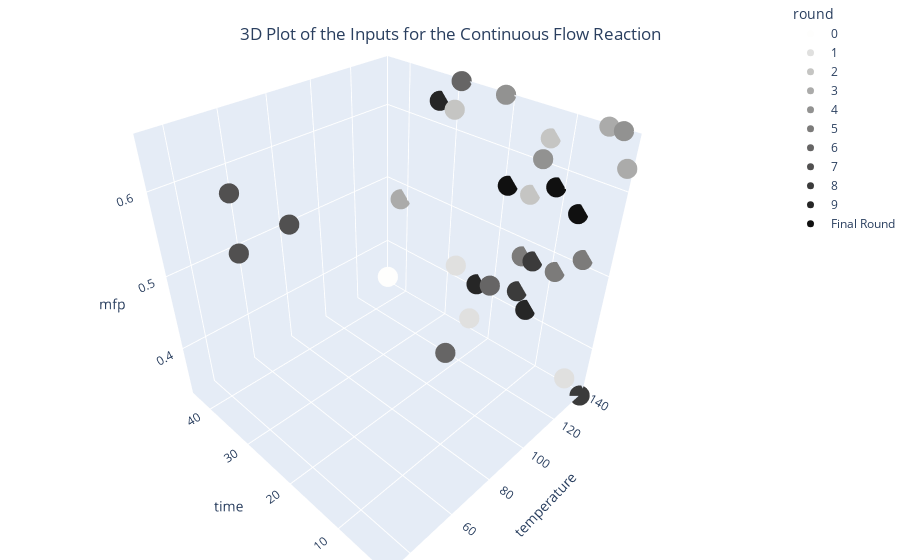
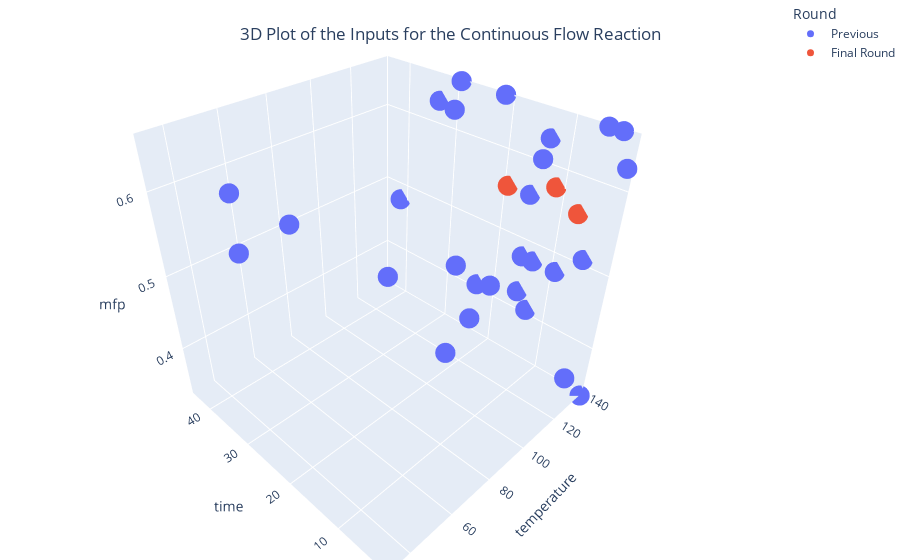

The notebook cell these images were saved under, in order:
### Code cell
#convert csv into df

#df of reaction data
df = pd.read_csv('reaction.csv')

#Create a df to plot points 

#turn all pending data to NaN
df = df.replace('PENDING',pd.NaT)
#delete all the NaN data points 
df = df.dropna(axis=0)


#turn data from string to numeric (the pending made them strings)
df['production_rate_(g/hr)'] = df['production_rate_(g/hr)'].apply(pd.to_numeric)
df['yield'] = df['yield'].apply(pd.to_numeric)
#df['round'] = df['round'].apply(pd.to_numeric)
df = df.sort_values(by='round', ascending=True)

#print(df.iloc[10,6])
#length of results
results_length = []
#loop through all results (-1 means it is a result)
for i in range(len(df['priority']==-1)):
    results_length.append(i)
#max value of yield and production
max_value_yield = df['yield'].max()
max_value_production_rate = df['production_rate_(g/hr)'].max()

#convert to numpy array for plotting in plotly
pareto_x = df['yield'].to_numpy()
pareto_y =df['production_rate_(g/hr)'].to_numpy()


################################
fig_3d = px.scatter_3d(data_frame=df, x='temperature', y='time', z='mfp', color = 'round', hover_name = 'yield', hover_data = ['yield'],color_continuous_scale=px.colors.sequential.Greys,color_discrete_sequence= px.colors.sequential.gray_r)
fig_3d.update_traces(marker=dict(size=7))
fig_3d.update_layout(
    scene = dict(
        xaxis=dict(nticks=6,range=[140,30]),
        yaxis=dict(nticks=6,range=[45,1]),
        zaxis=dict(nticks=6,range=[0.33,0.66])
    ),
    title={
        'text': "3D Plot of the Inputs for the Continuous Flow Reaction",
        'y':0.9,
        'x':0.5,
        'xanchor': 'center',
        'yanchor': 'top'},
        title_y=0.95,
        margin=dict(l=0,r=0,b=0,t=1)
        )   
fig_3d.show() 

fig_3d.write_html("plots/3d_plots/final_round/3d_final_round.html")
if not os.path.exists("plots/3d_plots/final_round"):
    os.mkdir("plots/3d_plots/final_round")
for i in range(0,100):
    if not os.path.exists("plots/3d_plots/final_round/3d_final_round{}.png".format(i)):
        fig_3d.write_image("plots/3d_plots/final_round/3d_final_round{}.png".format(i))
        break
    else:
        print('iteration {} already exists'.format(i))


fig_3d_total = px.scatter_3d(data_frame=df, x='temperature', y='time', z='mfp', color = 'Round', hover_name = 'yield', hover_data = ['yield'],
)#color_continuous_scale=px.colors.sequential.Greys,color_discrete_sequence= px.colors.sequential.gray_r)
#fig_3d_total.add_trace((go.Scatter(df,x='temperature', y='time',z='mfp', name= 'Current Round',)))
fig_3d_total.update_traces(marker=dict(size=7))
#fig_3d_total.update_yaxes(range=[1,45])
#fig_3d_total.update_xaxes(range=[30,140])
fig_3d_total.update_layout(
    scene = dict(
        xaxis=dict(nticks=6,range=[140,30]),
        yaxis=dict(nticks=6,range=[45,1]),
        zaxis=dict(nticks=6,range=[0.33,0.66])
    ),
    title={
        'text': "3D Plot of the Inputs for the Continuous Flow Reaction",
        'y':0.9,
        'x':0.5,
        'xanchor': 'center',
        'yanchor': 'top'},
        title_y=0.95,
        margin=dict(l=0,r=0,b=0,t=1)
        )   
fig_3d_total.show() 


if not os.path.exists("plots/3d_plots"):
    os.mkdir("plots/3d_plots")
for i in range(0,100):
    if not os.path.exists("plots/3d_plots/3d_fig{}.png".format(i)):
        fig_3d_total.write_image("plots/3d_plots/3d_fig{}.png".format(i))
        break
    else:
        print('iteration {} already exists'.format(i))

### Figure 1 — Plotly figure (JSON) as saved in the notebook; plotly's stock layout.template omitted (floating-point values rounded to 4 significant figures)
{"data": [{"customdata": [[17.78], [15.23], [13.92], [13.21]], "hovertemplate": "<b>%{hovertext}</b><br><br>round=0<br>temperature=%{x}<br>time=%{y}<br>mfp=%{z}<br>yield=%{customdata[0]}<extra></extra>", "hovertext": [17.78, 15.23, 13.92, 13.21], "legendgroup": "0", "marker": {"color": "rgb(254, 254, 253)", "size": 7, "symbol": "circle"}, "mode": "markers", "name": "0", "scene": "scene", "showlegend": true, "type": "scatter3d", "x": [85, 85, 85, 85], "y": [23, 23, 23, 23], "z": [0.5, 0.5, 0.5, 0.5]}, {"customdata": [[77.16], [21.22], [56.93]], "hovertemplate": "<b>%{hovertext}</b><br><br>round=1<br>temperature=%{x}<br>time=%{y}<br>mfp=%{z}<br>yield=%{customdata[0]}<extra></extra>", "hovertext": [77.16, 21.22, 56.93], "legendgroup": "1", "marker": {"color": "rgb(224, 224, 223)", "size": 7, "symbol": "circle"}, "mode": "markers", "name": "1", "scene": "scene", "showlegend": true, "type": "scatter3d", "x": [135, 132, 123], "y": [23, 3, 23], "z": [0.36, 0.36, 0.46]}, {"customdata": [[87.6], [70.98], [67.86]], "hovertemplate": "<b>%{hovertext}</b><br><br>round=2<br>temperature=%{x}<br>time=%{y}<br>mfp=%{z}<br>yield=%{customdata[0]}<extra></extra>", "hovertext": [87.6, 70.98, 67.86], "legendgroup": "2", "marker": {"color": "rgb(197, 197, 195)", "size": 7, "symbol": "circle"}, "mode": "markers", "name": "2", "scene": "scene", "showlegend": true, "type": "scatter3d", "x": [135, 138, 138], "y": [29, 13, 15], "z": [0.63, 0.63, 0.56]}, {"customdata": [[81.59], [41.12], [9.252]], "hovertemplate": "<b>%{hovertext}</b><br><br>round=3<br>temperature=%{x}<br>time=%{y}<br>mfp=%{z}<br>yield=%{customdata[0]}<extra></extra>", "hovertext": [81.59, 41.12, 9.252], "legendgroup": "3", "marker": {"color": "rgb(171, 171, 170)", "size": 7, "symbol": "circle"}, "mode": "markers", "name": "3", "scene": "scene", "showlegend": true, "type": "scatter3d", "x": [138, 138, 135], "y": [41, 5, 1], "z": [0.48, 0.66, 0.63]}, {"customdata": [[85.86], [26.38], [62.9]], "hovertemplate": "<b>%{hovertext}</b><br><br>round=4<br>temperature=%{x}<br>time=%{y}<br>mfp=%{z}<br>yield=%{customdata[0]}<extra></extra>", "hovertext": [85.86, 26.38, 62.9], "legendgroup": "4", "marker": {"color": "rgb(146, 146, 145)", "size": 7, "symbol": "circle"}, "mode": "markers", "name": "4", "scene": "scene", "showlegend": true, "type": "scatter3d", "x": [138, 138, 135], "y": [21, 3, 13], "z": [0.66, 0.66, 0.61]}, {"customdata": [[32.96], [66.05], [51.14]], "hovertemplate": "<b>%{hovertext}</b><br><br>round=5<br>temperature=%{x}<br>time=%{y}<br>mfp=%{z}<br>yield=%{customdata[0]}<extra></extra>", "hovertext": [32.96, 66.05, 51.14], "legendgroup": "5", "marker": {"color": "rgb(124, 123, 122)", "size": 7, "symbol": "circle"}, "mode": "markers", "name": "5", "scene": "scene", "showlegend": true, "type": "scatter3d", "x": [138, 138, 138], "y": [5, 15, 9], "z": [0.51, 0.48, 0.48]}, {"customdata": [[86.31], [1.61], [1.73]], "hovertemplate": "<b>%{hovertext}</b><br><br>round=6<br>temperature=%{x}<br>time=%{y}<br>mfp=%{z}<br>yield=%{customdata[0]}<extra></extra>", "hovertext": [86.31, 1.61, 1.73], "legendgroup": "6", "marker": {"color": "rgb(102, 101, 101)", "size": 7, "symbol": "circle"}, "mode": "markers", "name": "6", "scene": "scene", "showlegend": true, "type": "scatter3d", "x": [138, 75, 51], "y": [29, 3, 1], "z": [0.66, 0.58, 0.56]}, {"customdata": [[8.49], [6.1], [5.62]], "hovertemplate": "<b>%{hovertext}</b><br><br>round=7<br>temperature=%{x}<br>time=%{y}<br>mfp=%{z}<br>yield=%{customdata[0]}<extra></extra>", "hovertext": [8.49, 6.1, 5.62], "legendgroup": "7", "marker": {"color": "rgb(81, 80, 80)", "size": 7, "symbol": "circle"}, "mode": "markers", "name": "7", "scene": "scene", "showlegend": true, "type": "scatter3d", "x": [63, 54, 45], "y": [33, 41, 35], "z": [0.56, 0.51, 0.61]}, {"customdata": [[73.57], [62.52], [10.32]], "hovertemplate": "<b>%{hovertext}</b><br><br>round=8<br>temperature=%{x}<br>time=%{y}<br>mfp=%{z}<br>yield=%{customdata[0]}<extra></extra>", "hovertext": [73.57, 62.52, 10.32], "legendgroup": "8", "marker": {"color": "rgb(59, 59, 59)", "size": 7, "symbol": "circle"}, "mode": "markers", "name": "8", "scene": "scene", "showlegend": true, "type": "scatter3d", "x": [138, 138, 138], "y": [15, 13, 1], "z": [0.43, 0.48, 0.33]}, {"customdata": [[90.24], [77.41], [69.79]], "hovertemplate": "<b>%{hovertext}</b><br><br>round=9<br>temperature=%{x}<br>time=%{y}<br>mfp=%{z}<br>yield=%{customdata[0]}<extra></extra>", "hovertext": [90.24, 77.41, 69.79], "legendgroup": "9", "marker": {"color": "rgb(38, 38, 38)", "size": 7, "symbol": "circle"}, "mode": "markers", "name": "9", "scene": "scene", "showlegend": true, "type": "scatter3d", "x": [138, 138, 138], "y": [33, 23, 13], "z": [0.63, 0.41, 0.41]}, {"customdata": [[64.76], [76.14], [49.38]], "hovertemplate": "<b>%{hovertext}</b><br><br>round=Final Round<br>temperature=%{x}<br>time=%{y}<br>mfp=%{z}<br>yield=%{customdata[0]}<extra></extra>", "hovertext": [64.76, 76.14, 49.38], "legendgroup": "Final Round", "marker": {"color": "rgb(16, 16, 16)", "size": 7, "symbol": "circle"}, "mode": "markers", "name": "Final Round", "scene": "scene", "showlegend": true, "type": "scatter3d", "x": [138, 138, 138], "y": [11, 19, 7], "z": [0.58, 0.56, 0.56]}], "layout": {"legend": {"title": {"text": "round"}, "tracegroupgap": 0}, "margin": {"b": 0, "l": 0, "r": 0, "t": 1}, "scene": {"domain": {"x": [0, 1], "y": [0, 1]}, "xaxis": {"nticks": 6, "range": [140, 30], "title": {"text": "temperature"}}, "yaxis": {"nticks": 6, "range": [45, 1], "title": {"text": "time"}}, "zaxis": {"nticks": 6, "range": [0.33, 0.66], "title": {"text": "mfp"}}}, "title": {"text": "3D Plot of the Inputs for the Continuous Flow Reaction", "x": 0.5, "xanchor": "center", "y": 0.95, "yanchor": "top"}}}

### Figure 2 — Plotly figure (JSON) as saved in the notebook; plotly's stock layout.template omitted (floating-point values rounded to 4 significant figures)
{"data": [{"customdata": [[17.78], [15.23], [13.92], [13.21], [77.16], [21.22], [56.93], [87.6], [70.98], [67.86], [81.59], [41.12], [9.252], [85.86], [26.38], [62.9], [32.96], [66.05], [51.14], [86.31], [1.61], [1.73], [8.49], [6.1], [5.62], [73.57], [62.52], [10.32], [90.24], [77.41], [69.79]], "hovertemplate": "<b>%{hovertext}</b><br><br>Round=Previous<br>temperature=%{x}<br>time=%{y}<br>mfp=%{z}<br>yield=%{customdata[0]}<extra></extra>", "hovertext": [17.78, 15.23, 13.92, 13.21, 77.16, 21.22, 56.93, 87.6, 70.98, 67.86, 81.59, 41.12, 9.252, 85.86, 26.38, 62.9, 32.96, 66.05, 51.14, 86.31, 1.61, 1.73, 8.49, 6.1, 5.62, 73.57, 62.52, 10.32, 90.24, 77.41, 69.79], "legendgroup": "Previous", "marker": {"color": "#636efa", "size": 7, "symbol": "circle"}, "mode": "markers", "name": "Previous", "scene": "scene", "showlegend": true, "type": "scatter3d", "x": [85, 85, 85, 85, 135, 132, 123, 135, 138, 138, 138, 138, 135, 138, 138, 135, 138, 138, 138, 138, 75, 51, 63, 54, 45, 138, 138, 138, 138, 138, 138], "y": [23, 23, 23, 23, 23, 3, 23, 29, 13, 15, 41, 5, 1, 21, 3, 13, 5, 15, 9, 29, 3, 1, 33, 41, 35, 15, 13, 1, 33, 23, 13], "z": [0.5, 0.5, 0.5, 0.5, 0.36, 0.36, 0.46, 0.63, 0.63, 0.56, 0.48, 0.66, 0.63, 0.66, 0.66, 0.61, 0.51, 0.48, 0.48, 0.66, 0.58, 0.56, 0.56, 0.51, 0.61, 0.43, 0.48, 0.33, 0.63, 0.41, 0.41]}, {"customdata": [[64.76], [76.14], [49.38]], "hovertemplate": "<b>%{hovertext}</b><br><br>Round=Final Round<br>temperature=%{x}<br>time=%{y}<br>mfp=%{z}<br>yield=%{customdata[0]}<extra></extra>", "hovertext": [64.76, 76.14, 49.38], "legendgroup": "Final Round", "marker": {"color": "#EF553B", "size": 7, "symbol": "circle"}, "mode": "markers", "name": "Final Round", "scene": "scene", "showlegend": true, "type": "scatter3d", "x": [138, 138, 138], "y": [11, 19, 7], "z": [0.58, 0.56, 0.56]}], "layout": {"legend": {"title": {"text": "Round"}, "tracegroupgap": 0}, "margin": {"b": 0, "l": 0, "r": 0, "t": 1}, "scene": {"domain": {"x": [0, 1], "y": [0, 1]}, "xaxis": {"nticks": 6, "range": [140, 30], "title": {"text": "temperature"}}, "yaxis": {"nticks": 6, "range": [45, 1], "title": {"text": "time"}}, "zaxis": {"nticks": 6, "range": [0.33, 0.66], "title": {"text": "mfp"}}}, "title": {"text": "3D Plot of the Inputs for the Continuous Flow Reaction", "x": 0.5, "xanchor": "center", "y": 0.95, "yanchor": "top"}}}
